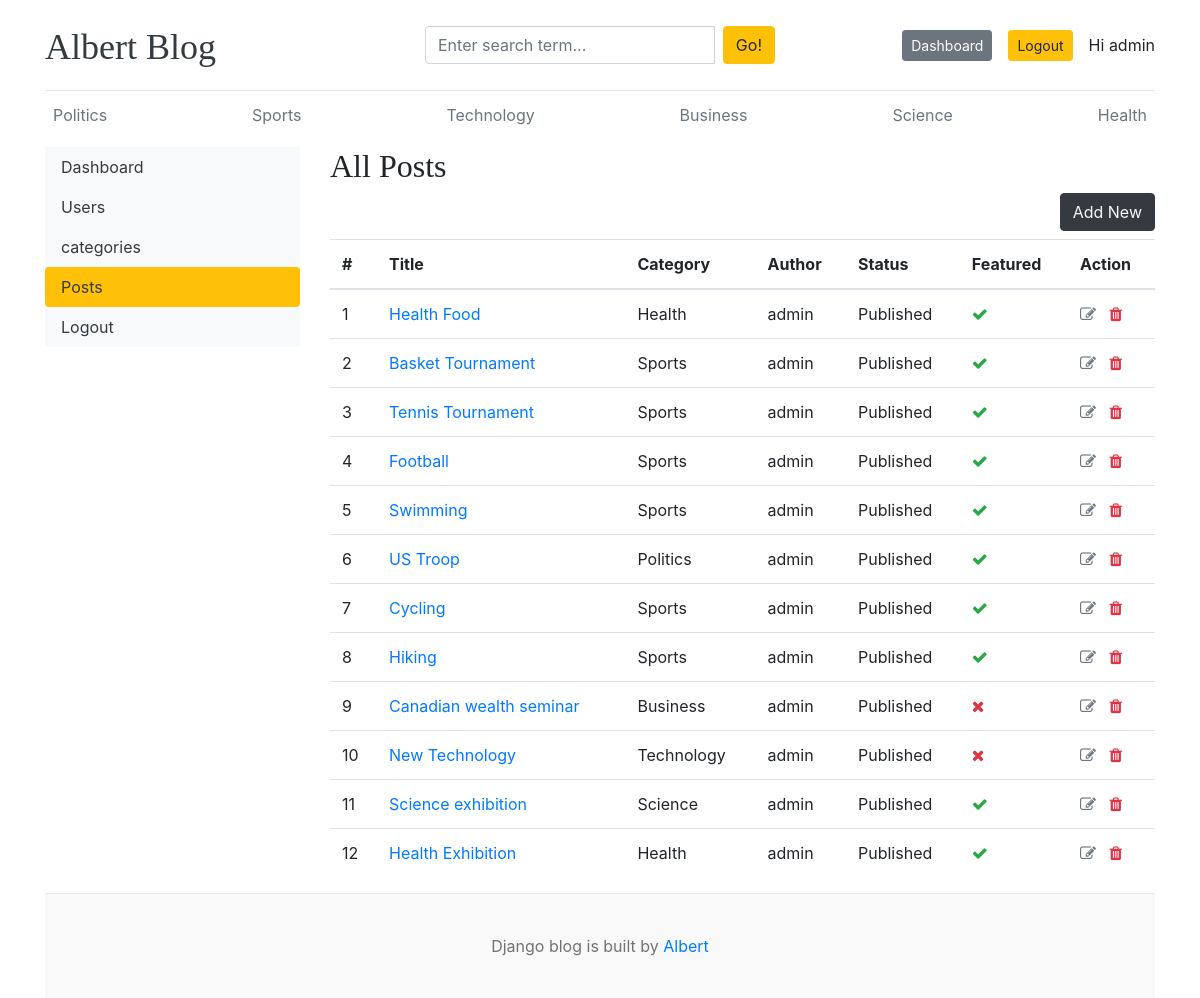
The page /dashboard/posts/ (signed in) on the database its author committed.
### blogs/models.py (models this page shows, shortened)
class Category(models.Model):
    category_name = models.CharField(max_length=50, unique=True)
    created_at = models.DateTimeField(auto_now_add=True)
    updated_at = models.DateTimeField(auto_now=True)
    class Meta:
        verbose_name_plural = 'categories'
    def __str__(self):
        return self.category_name

class Blog(models.Model):
    title = models.CharField(max_length=100)
    slug = models.SlugField(max_length=150, unique=True, blank=True)
    category = models.ForeignKey(Category, on_delete=models.CASCADE)
    author = models.ForeignKey(User, on_delete=models.CASCADE)
    featured_image = models.ImageField(upload_to='uploads/%Y/%m/%d')
    short_description = models.TextField(max_length=500)
    blog_body = models.TextField(max_length=2000)
    status = models.CharField(max_length=20, choices=STATUS_CHOICES, default="Draft")
    is_featured = models.BooleanField(default=False)
    created_at = models.DateTimeField(auto_now_add=True)
    updated_at = models.DateTimeField(auto_now=True)

### dashboards/views.py (the view)
# urls.py: path('posts/', views.posts, name='posts'),
@login_required
def posts(request):
    posts = Blog.objects.all().order_by('-updated_at')
    context = {'posts': posts}
    return render(request, 'dashboards/posts.html', context)

### blogs/context_processors.py (called while the page is built)
def get_categories(request):
    categories = Category.objects.all()
    return {'categories': categories}

def get_social_links(request):
    social_links = SocialLink.objects.all()
    return {'social_links': social_links}

### templates/dashboards/posts.html (shortened to what this page needs)
{% extends 'blogs/base.html' %}
{% block content %}
<div class="row">
    {% include 'dashboards/sidebar.html' %}
    <div class="col-md-9">
        <h2>All Posts</h2>
        <a href="{% url 'add_post' %}" class="btn btn-dark text-light float-right mb-2">Add New</a>
        <table class="table table-hover">
            <thead>
              <tr>
                <th>#</th>
                <th>Title</th>
                <th>Category</th>
                <th>Author</th>
                <th>Status</th>
                <th>Featured</th>
                <th>Action</th>
              </tr>
            </thead>
            <tbody>
            {% for post in posts %}
              <tr>
                <td>{{ forloop.counter }}</td>
                <td><a href="{% url 'single_blog' post.slug %}">{{ post.title }}</a></td>
                <td>{{ post.category }}</td>
                <td>{{ post.author }}</td>
                <td>{{ post.status }}</td>
                <td>{% if post.is_featured %}<i class="fa fa-check text-success"></i>{% else %}<i class="fa fa-times text-danger"></i>{% endif %}</td>
                <td>
                    <a href="{% url 'edit_post' post.id %}"><i class="fa fa-edit text-secondary"></i></a>
                    <a href="{% url 'delete_post' post.id %}"><i class="fa fa-trash text-danger"></i></a>
                </td>
              </tr>
            {% endfor %}
            </tbody>
          </table>
    </div>
</div>
{% endblock %}

### templates/blogs/base.html (shortened to what this page needs)
{% load static %}
<!DOCTYPE html>
<html lang="en">
<head>
    <link rel="stylesheet" href="https://cdn.jsdelivr.net/npm/bootstrap@4.6.2/dist/css/bootstrap.min.css">
    <link href="{% static 'css/blog.css' %}" rel="stylesheet">
    <link rel="stylesheet" href="https://cdnjs.cloudflare.com/ajax/libs/font-awesome/4.7.0/css/font-awesome.min.css">
  </head>
<body>
    <div class="container">
      <header class="blog-header py-3">
        <div class="row flex-nowrap justify-content-between align-items-center">
          <div class="col-4 pt-1">
            <a class="blog-header-logo text-dark" href="{% url 'home' %}">Albert Blog</a>
          </div>
          <div class="col-4">
            <form action="{% url 'search' %}" method="GET">
              <div class="input-group">
                <input class="form-control" type="text" name="query" value="{{ query }}" placeholder="Enter search term..." aria-label="Enter search term..." aria-describedby="button-search" />
                <button type="submit" class="ml-2 btn btn-warning" id="button-search" type="button">Go!</button>
            </div>
            </form>
          </div>
          <div class="col-4 d-flex justify-content-end align-items-center">
            {% if not user.is_authenticated %}
                <a class="btn btn-sm btn-warning" href="{% url 'login' %}">Login</a> &nbsp;
                <a class="btn btn-sm btn-secondary" href="{% url 'register' %}">Register</a>
            {% else %}
                <span><a href="{% url 'dashboard' %}" class="btn btn-sm btn-secondary">Dashboard</a></span>
                <span><a href="{% url 'logout' %}" class="btn btn-sm btn-warning">Logout</a></span>
                <span class="ml-3">Hi {{ user }}</span>
            {% endif %}
          </div>
        </div>
      </header>
      <div class="nav-scroller py-1 mb-2">
        <nav class="nav d-flex justify-content-between">
          {% for category in categories %}
            <a class="p-2 text-muted" href="{% url 'posts_by_category' category.id %}">{{ category.category_name }}</a>
          {% endfor %}
        </nav>
      </div>
    {% block content %}
    {% endblock %}
    <footer class="blog-footer">
        <p>Django blog is built by <a href="#">Albert</a></p>
    </footer>
    </body>
</html>

### blog/static/css/blog.css (style rules this page uses)
.blog-header { border-bottom: 1px solid #e5e5e5; }
.blog-header-logo { font-family: "Playfair Display", Georgia, "Times New Roman", serif; font-size: 2.25rem; }
h1, h2, h3, h4, h5, h6 { font-family: "Playfair Display", Georgia, "Times New Roman", serif; }
.blog-footer { padding: 2.5rem 0; color: #727272; text-align: center; background-color: #f9f9f9; border-top: .05rem solid #e5e5e5; }
.blog-footer p:last-child { margin-bottom: 0; }

### rows shown on the page
Category: category_name "Politics"
Category: category_name "Sports"
Category: category_name "Technology"
Category: category_name "Business"
Category: category_name "Science"
Category: category_name "Health"
Blog: title "Health Food", category "Health", author "admin", status "Published", is_featured True (drawn)
Blog: title "Basket Tournament", category "Sports", author "admin", status "Published", is_featured True (drawn)
Blog: title "Tennis Tournament", category "Sports", author "admin", status "Published", is_featured True (drawn)
Blog: title "Football", category "Sports", author "admin", status "Published", is_featured True (drawn)
Blog: title "Swimming", category "Sports", author "admin", status "Published", is_featured True (drawn)
Blog: title "US Troop", category "Politics", author "admin", status "Published", is_featured True (drawn)
Blog: title "Cycling", category "Sports", author "admin", status "Published", is_featured True (drawn)
Blog: title "Hiking", category "Sports", author "admin", status "Published", is_featured True (drawn)
Blog: title "Canadian wealth seminar", category "Business", author "admin", status "Published", is_featured False (drawn)
Blog: title "New Technology", category "Technology", author "admin", status "Published", is_featured False (drawn)
Blog: title "Science exhibition", category "Science", author "admin", status "Published", is_featured True (drawn)
Blog: title "Health Exhibition", category "Health", author "admin", status "Published", is_featured True (drawn)

### other values the page prints
{{ user }} "admin"
